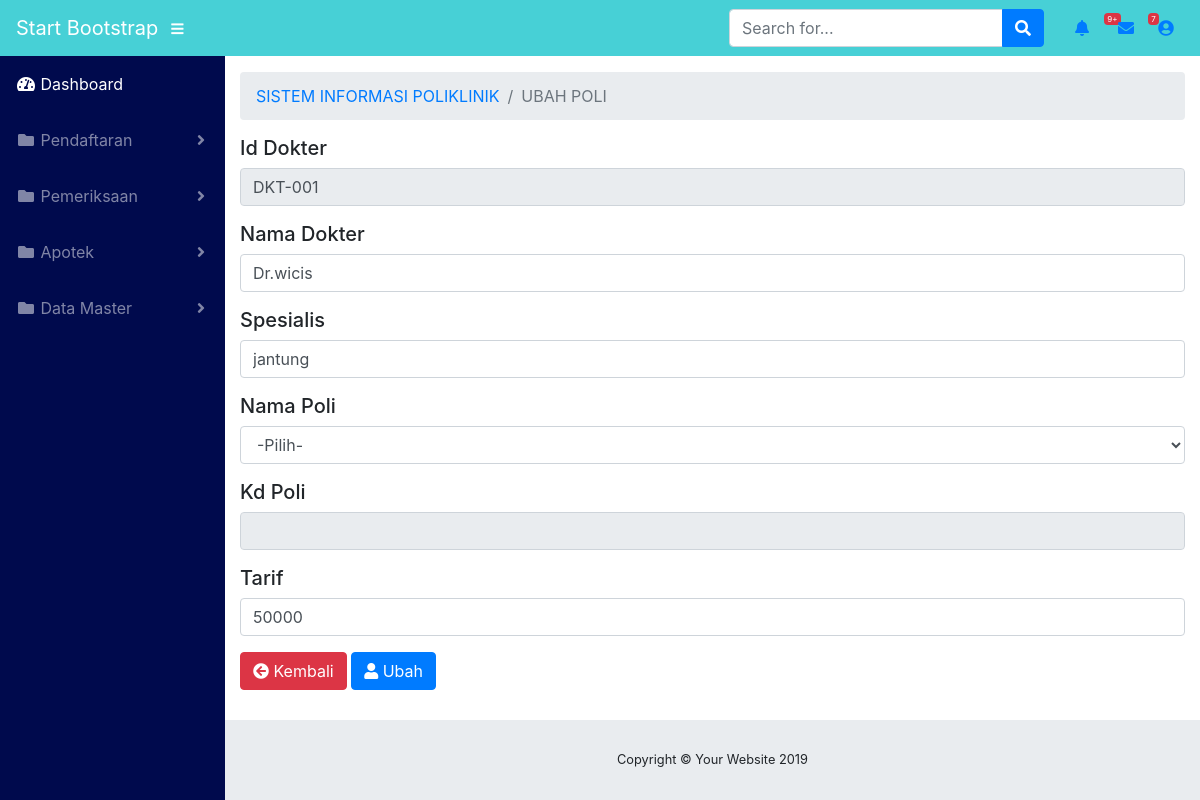
Page /ubah_dokter.php?id_dokter=DKT-001 (signed in) on the committed database.
### tables this page shows
CREATE TABLE IF NOT EXISTS `tb_dokter` (
  `id_dokter` varchar(100) NOT NULL,
  `nm_dokter` varchar(100) NOT NULL,
  `spesialis` varchar(100) NOT NULL,
  `tarif` varchar(100) NOT NULL,
  `kd_poli` varchar(100) NOT NULL,
  `nm_poli` varchar(100) NOT NULL
);

### ubah_dokter.php (the view, shortened to what this page needs)
<?php
include "koneksi.php";
 ?>
<!DOCTYPE html>
<html lang="en">
<head>
  <link href="vendor/fontawesome-free/css/all.min.css" rel="stylesheet" type="text/css">
  <link href="vendor/datatables/dataTables.bootstrap4.css" rel="stylesheet">
  <link href="css/sb-admin.css" rel="stylesheet">
</head>
<body id="page-top">
  <nav class="navbar navbar-expand  static-top"style="background-color: #47D0D6;">
    <a class="navbar-brand mr-1"style="color: white" href="index.html">Start Bootstrap</a>
    <button class="btn btn-link btn-sm text-white order-1 order-sm-0" id="sidebarToggle" href="#">
      <i class="fas fa-bars"></i>
    </button>
    <form class="d-none d-md-inline-block form-inline ml-auto mr-0 mr-md-3 my-2 my-md-0">
      <div class="input-group">
        <input type="text" class="form-control" placeholder="Search for..." aria-label="Search" aria-describedby="basic-addon2">
        <div class="input-group-append">
          <button class="btn btn-primary" type="button">
            <i class="fas fa-search"></i>
          </button>
        </div>
      </div>
    </form>
    <ul class="navbar-nav ml-auto ml-md-0">
      <li class="nav-item dropdown no-arrow mx-1">
        <a class="nav-link dropdown-toggle" href="#" id="alertsDropdown" role="button" data-toggle="dropdown" aria-haspopup="true" aria-expanded="false">
          <i class="fas fa-bell fa-fw"></i>
          <span class="badge badge-danger">9+</span>
        </a>
      </li>
      <li class="nav-item dropdown no-arrow mx-1">
        <a class="nav-link dropdown-toggle" href="#" id="messagesDropdown" role="button" data-toggle="dropdown" aria-haspopup="true" aria-expanded="false">
          <i class="fas fa-envelope fa-fw"></i>
          <span class="badge badge-danger">7</span>
        </a>
      </li>
      <li class="nav-item dropdown no-arrow">
        <a class="nav-link dropdown-toggle" href="#" id="userDropdown" role="button" data-toggle="dropdown" aria-haspopup="true" aria-expanded="false">
          <i class="fas fa-user-circle fa-fw"></i>
        </a>
      </li>
    </ul>
  </nav>
  <div id="wrapper">
    <ul class="sidebar navbar-nav"style="background-color: #000A4D;">
      <li class="nav-item active">
        <a class="nav-link" href="ubah_poli.php">
          <i class="fas fa-fw fa-tachometer-alt"></i>
          <span>Dashboard</span>
        </a>
      </li>
      <li class="nav-item dropdown">
        <a class="nav-link dropdown-toggle" href="#" id="pagesDropdown" role="button" data-toggle="dropdown" aria-haspopup="true" aria-expanded="false">
          <i class="fas fa-fw fa-folder"></i>
          <span>Pendaftaran</span>
        </a>
      </li>
      <li class="nav-item dropdown">
        <a class="nav-link dropdown-toggle" href="#" id="pagesDropdown" role="button" data-toggle="dropdown" aria-haspopup="true" aria-expanded="false">
          <i class="fas fa-fw fa-folder"></i>
          <span>Pemeriksaan</span>
        </a>
      </li>
      <li class="nav-item dropdown">
        <a class="nav-link dropdown-toggle" href="#" id="pagesDropdown" role="button" data-toggle="dropdown" aria-haspopup="true" aria-expanded="false">
          <i class="fas fa-fw fa-folder"></i>
          <span>Apotek</span>
        </a>
      </li>
      <li class="nav-item dropdown">
        <a class="nav-link dropdown-toggle" href="#" id="pagesDropdown" role="button" data-toggle="dropdown" aria-haspopup="true" aria-expanded="false">
          <i class="fas fa-fw fa-folder"></i>
          <span>Data Master</span>
        </a>
      </li>
    </ul>
    <div id="content-wrapper">
      <div class="container-fluid">
        <ol class="breadcrumb">
          <li class="breadcrumb-item">
            <a href="index_admin.php">SISTEM INFORMASI POLIKLINIK</a>
          </li>
          <li class="breadcrumb-item active">UBAH POLI</li>
        </ol>
<?php
             $id_dokter=$_GET["id_dokter"];
             $query="SELECT * FROM tb_dokter WHERE id_dokter='$id_dokter'";
             $run=mysqli_query($conn, $query);
             $pecah=mysqli_fetch_assoc($run);
 ?>
                        <div class="body">
                          <form  role="form" action="" method="POST">
                            <h5 class="card-inside-title">Id Dokter</h5>
                                    <div class="form-group">
                                        <div class="form-line">
                                            <input type="text" name="id_dokter" class="form-control" value="<?php echo $pecah['id_dokter']; ?>"  readonly />
                                        </div>
                                    </div>
                            <h5 class="card-inside-title">Nama Dokter</h5>
                                    <div class="form-group">
                                        <div class="form-line">
                                            <input type="text" name="nm_dokter" class="form-control" value="<?php echo $pecah['nm_dokter']; ?>" />
                                        </div>
                                    </div>
                            <h5 class="card-inside-title">Spesialis</h5>
                                    <div class="form-group">
                                        <div class="form-line">
                                            <input type="text" name="spesialis" class="form-control" value="<?php echo $pecah['spesialis']; ?>" />
                                        </div>
                                    </div>
                            <h5 class="card-inside-title">Nama Poli</h5>
                                    <div class="form-group">
                                        <div class="form-line">
                                            <select class="form-control show-tick" name="nm_poli" id="nm_poli"
                                            onchange='changeValue(this.value)' required>
                                                <option value="">-Pilih-</option>
                                            </select>
                                        </div>
                                    </div>
                            <h5 class="card-inside-title">Kd Poli</h5>
                                    <div class="form-group">
                                        <div class="form-line">
                                            <input type="text" name="kd_poli" id="kd_poli" class="form-control" readonly />
                                        </div>
                                    </div>
                            <h5 class="card-inside-title">Tarif</h5>
                                    <div class="form-group">
                                        <div class="form-line">
                                            <input type="text" name="tarif" class="form-control" value="<?php echo $pecah['tarif']; ?>" />
                                        </div>
                                    </div>
  <div class="form-group pull-right">
    <a href="data_dokter.php" class="btn btn-danger"><i class="fas fa-arrow-circle-left"></i> Kembali</a>
    <button name="submit" type="submit" class="btn btn-primary"><i class="fas fa-user"></i> Ubah</button>
  </div>
                  </div>
      <footer class="sticky-footer">
        <div class="container my-auto">
          <div class="copyright text-center my-auto">
            <span>Copyright © Your Website 2019</span>
          </div>
        </div>
      </footer>
    </div>
  </div>
</body>
</html>

### rows in the picture
tb_dokter: id_dokter "DKT-001", nm_dokter "Dr.wicis", spesialis "jantung", tarif "50000"
